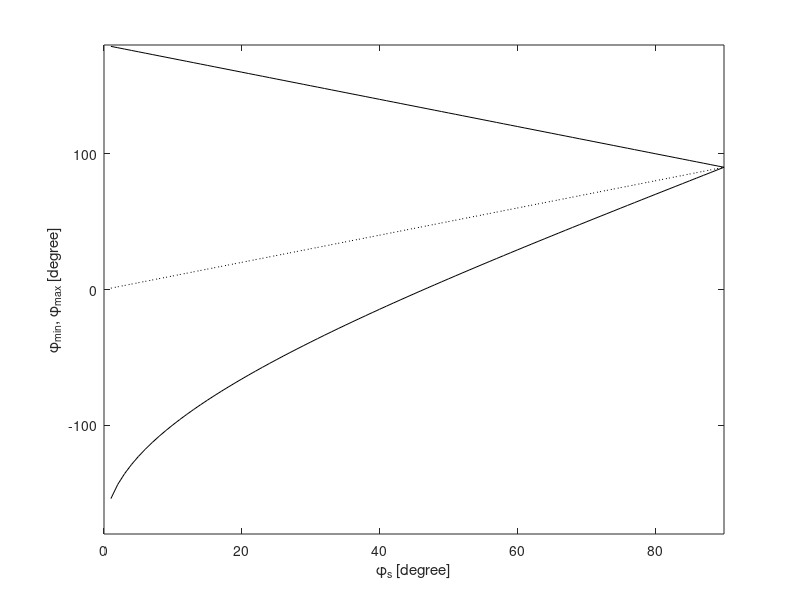
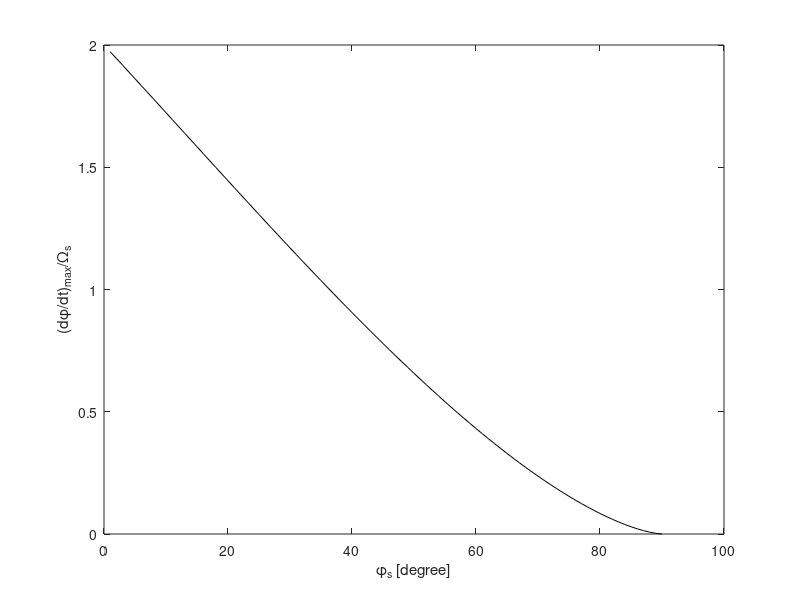

MATLAB code for these plots, in order:
%smaller_buckets.m, V. Ziemann, 240828
clear; close all;
degree=pi/180;
k=0;
pp=zeros(1,90); phi1=pp; phi2=pp; bh=pp;
for phideg=1:90
  k=k+1;
  phis=phideg*degree;
  pp(k)=phideg;
  g=@(phi)cos(phis)-pi*sin(phis)+(phi+phis)*sin(phis)+cos(phi);
  phi1(k)=fzero(g,-2);
  phi2(k)=pi-phis; 
end
plot(pp,phi1/degree,'k',pp,phi2/degree,'k',pp,pp,'k:')
axis([0,90,-180,180])
xlabel('\phi_s [degree]'); ylabel('\phi_{min}, \phi_{max} [degree]')

figure
k=0;
for phideg=1:90
  k=k+1;
  phis=phideg*degree;
  pp(k)=phideg;
  g=@(phi)cos(phis)-pi*sin(phis)+(phi+phis)*sin(phis)+cos(phi);
  bh(k)=sqrt(2*g(phis));
end
plot(pp,bh,'k')
xlabel('\phi_s [degree]');
ylabel('(d\phi/dt)_{max}/\Omega_s')
